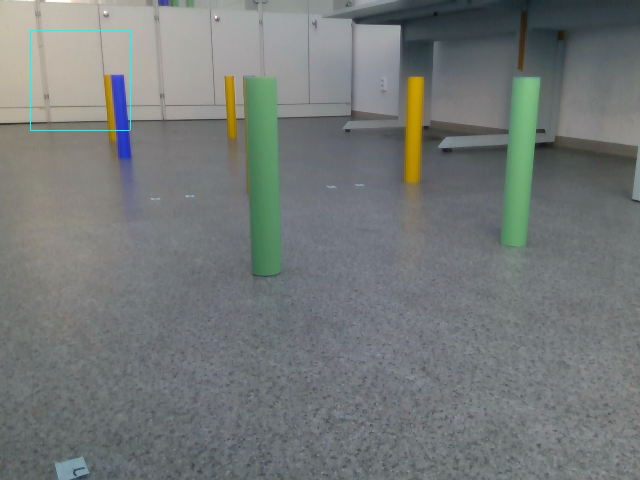
#> input picture test_rect.png, 640 x 480 px
$ python -i main.py   (imports and definitions only)   (Python 2 division)   (older library calls are emulated)
#> lines starting #> are read from the running program, lines starting #| are printed output that depends on the picture
import cv2
import sys
import numpy as np
from scipy.io import loadmat
from scipy.misc import imsave
import math

RED = 0
GREEN = 62
BLUE = 95
COLOR_NAMES = {RED: 'RED', GREEN: 'GREEN', BLUE: 'BLUE'}
POLE_RADIUS = 25
ROBOT_WIDTH = 400
SAFE_ROBOT_PASS_DISTANCE = 5


# [81 lines left out: functions drawRect, getVectorsAngle, getContours, getPoleCorners, getPoles, getGateParameters, not called in this run]

def getNearestGateParameters(data):
    gatesDetected = []
    img_hsv = cv2.cvtColor(data['image_rgb'], cv2.COLOR_BGR2HSV)
    img_depth = data['image_depth']
    K = data['K_rgb']
    pc = data['point_cloud']

    for color in [GREEN, RED, BLUE]:
        # Get poles of this color from the image and sort them by depth
        poles = getPoles([color], img_hsv, img_depth, K, pc)
        if len(poles) < 2:
            continue
        poles = sorted(poles, key=lambda x: x.get('dist2'),reverse=False)
        if poles[0]['col'] < poles[1]['col']:
            leftPole = poles[0]
            rightPole = poles[1]
        else:
            leftPole = poles[1]
            rightPole = poles[0]
        # Calculate gate parameters. If calculating from the two nearest poles gives weird results,
        # then the robot is probably inside a gate and the nearest pole is discarded
        params = getGateParameters(leftPole, rightPole, len(img_hsv[0]))
        if params == None:
            if len(poles) < 3:
                continue
            print("INFO: Nearest " + COLOR_NAMES[color] + " gate too wide or too narrow, robot may be inside the gate")
            poles.pop(0)
            if poles[0]['col'] < poles[1]['col']:
                leftPole = poles[0]
                rightPole = poles[1]
            else:
                leftPole = poles[1]
                rightPole = poles[0]
            params = getGateParameters(leftPole, rightPole, len(img_hsv[0]))
            if params == None:
                # Did not find gate even after discarding closest pole, probably invalid data
                continue
        params['color'] = COLOR_NAMES[color]
        gatesDetected.append(params)

    if len(gatesDetected) == 0:
        print('ERROR: No gates detected!')
        exit(100)
    gatesDetected = sorted(gatesDetected, key=lambda x: x.get('v'), reverse=False)
    nearestGate = gatesDetected[0]
    print("Color of nearest gate: ", nearestGate['color'])
    print('c: ', nearestGate['c'])
    print('g: ', nearestGate['g'])
    print('alpha: ', nearestGate['alpha'])
    print('beta: ', nearestGate['beta'])
    print('v: ', nearestGate['v'])
    print('d: ', nearestGate['d'])
    print('Will robot pass after rotation?', nearestGate['willPass'])
    return

# [6 lines not run here, left out]

>>> import cv2
>>> picture = cv2.imread('test_rect.png', cv2.IMREAD_GRAYSCALE)
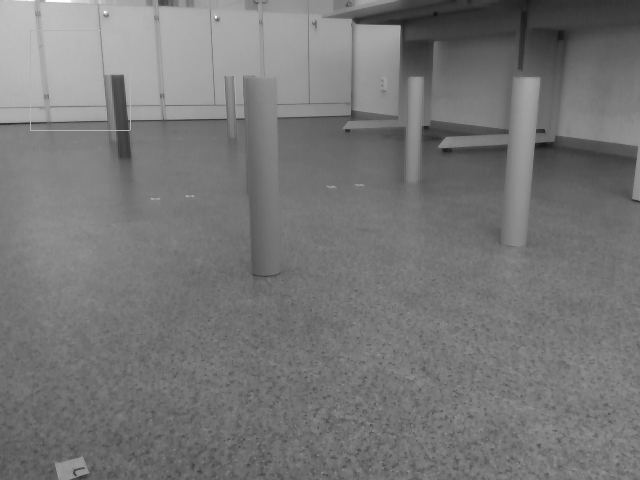
#> picture: shape (480, 640); min 15, max 254, mean 118.7
#> (the run stopped early here; a loop or call above may not have finished)

$ run again, on testimg.png
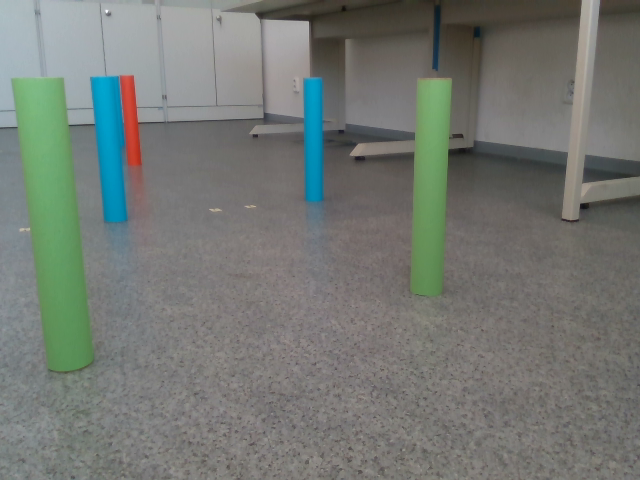
#> input picture testimg.png, 640 x 480 px
#> `picture = cv2.imread('test_rect.png', cv2.IMREAD_GRAYSCALE)`:
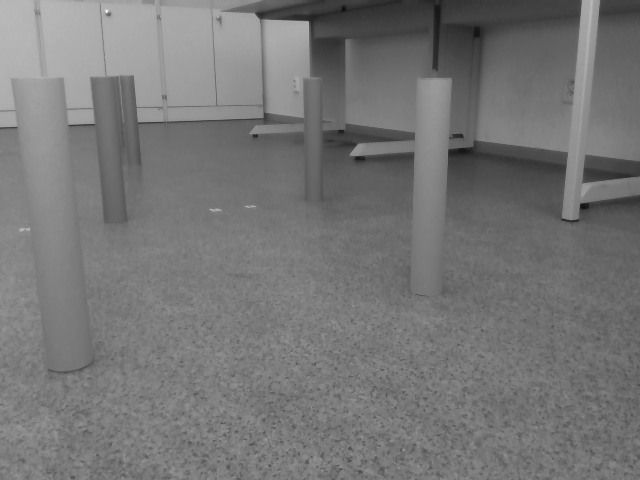
#> picture: shape (480, 640); min 15, max 252, mean 117.8
